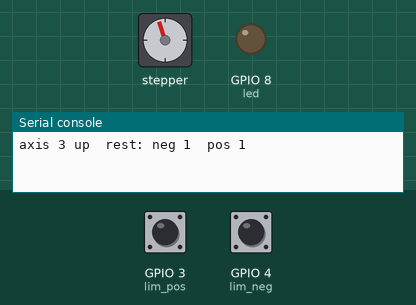
A program run on a simulated ESP32 board running MicroPython. On the bench: stepper motor, output pins drawn as LEDs (lit = HIGH), the last lines printed to the serial console. The inputs (shaded band) are chosen by the test bench; at power-on: GPIO 4 (lim_neg) HIGH, GPIO 3 (lim_pos) HIGH. The stepper is drawn at 200 steps a turn.

Above: at 3.6 s.
5.1 s: GPIO 4 (lim_neg) pulled LOW for 0.15 s
At 5.4 s:
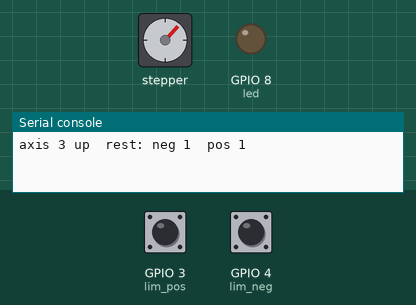
7.4 s: GPIO 4 (lim_neg) pulled LOW for 1 s
At 7.8 s:
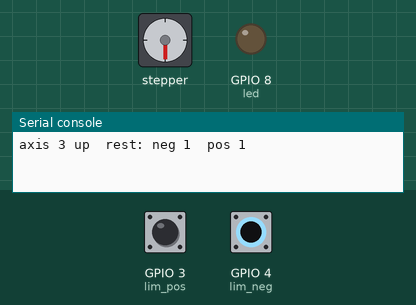
11.4 s: GPIO 4 (lim_neg) pulled LOW for 3.2 s
16.1 s: GPIO 4 (lim_neg) pulled LOW for 0.15 s
At 16.28 s:
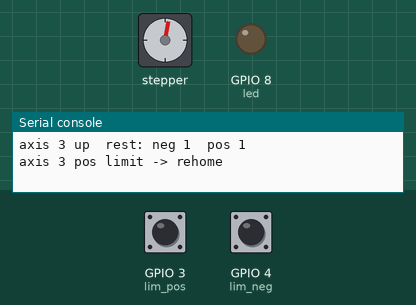
22.2 s: GPIO 4 (lim_neg) pulled LOW for 1 s
Timing chart, 0 to 25.2 s (numbered marks = the images above; inputs shaded):
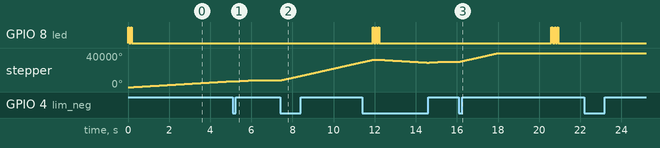

The program:

espnow_axis_cc.py
```python
####
# AXIS NODE  -  ESP32-C3 supermini  (one per driver)
# Follows the broadcast target for its own axis, owns its switches
# and its homing. MOVE / HOME / STOP / ENABLE are addressed by bit mask.
####
import struct
import network
import espnow
import micropython
from machine import Pin
from stepper import Stepper
from time import sleep_ms, ticks_ms, ticks_diff

'''per-node config  -  CHANGE MY_AXIS ON EACH BOARD'''
MY_AXIS = 3              # 0=x 1=y 2=a 3=b

STEP_PIN, DIR_PIN, EN_PIN = 1, 2, 0
LIM_NEG_PIN, LIM_POS_PIN  = 4, 3
HAS_POS_LIMIT = True     # an UNWIRED input floats to the pull-up and looks
                         # permanently triggered - only True once wired
INVERT_DIR    = True
SWITCH_ACTIVE = 1
HOME_DIR      = -1       # which way is "toward the negative switch"

CHANNEL      = 1
STEPS_PER_MM = 200
MAX_SPS      = 6000      # <-- MEASURE THIS. python-level stepping ceiling.
MIN_SPS      = 60
HOME_SPS     = 800
RETURN_SPS   = 3000
PULLOFF_MM   = 3
HOME_MPOS_MM = -70      # position AT the switch; 0 is the CENTRE
TRAVEL_MM    = 65        # soft limit around centre
WATCHDOG_MS  = 600
DEBOUNCE_MS  = 25        # level must hold this long to count
IRQ_LOCKOUT  = 50

DEADBAND_STEPS = 4       # close enough: stop chasing, kill dither
ACCEL_MM_S2    = 100     # same figure the FluidNC config used
SPS_HYST       = 0.05    # only re-arm the timer on a >5% change
ACCEL_SPS2     = ACCEL_MM_S2 * STEPS_PER_MM

PACKET_LEN = 12
MOVE, HOME, STOP, ENABLE = 0, 1, 2, 3
MY_BIT = 1 << MY_AXIS

micropython.alloc_emergency_exception_buf(100)

'''init'''
led = Pin(8, Pin.OUT)
lim_neg = Pin(LIM_NEG_PIN, Pin.IN, Pin.PULL_UP)
lim_pos = Pin(LIM_POS_PIN, Pin.IN, Pin.PULL_UP)
s = Stepper(STEP_PIN, DIR_PIN, EN_PIN, invert_dir=INVERT_DIR)

sta = network.WLAN(network.STA_IF)
sta.active(True)
sta.disconnect()
try:
    sta.config(channel=CHANNEL)
except Exception as err:
    print("channel set failed:", err)

e = espnow.ESPNow()
e.active(True)

print("axis", MY_AXIS, "up  rest: neg", lim_neg.value(), " pos", lim_pos.value())

def raw(pin):
    return pin.value() == SWITCH_ACTIVE

def hit(pin, ms=DEBOUNCE_MS):
    """Active for ms straight. Noise cannot fake a hit."""
    t = ticks_ms()
    while ticks_diff(ticks_ms(), t) < ms:
        if not raw(pin):
            return False
        sleep_ms(1)
    return True

def clear(pin, ms=DEBOUNCE_MS):
    """Inactive for ms straight. hit() returns False on the first idle
       sample, so it cannot be used to confirm a release."""
    t = ticks_ms()
    while ticks_diff(ticks_ms(), t) < ms:
        if raw(pin):
            return False
        sleep_ms(1)
    return True

def pos_raw():
    return HAS_POS_LIMIT and raw(lim_pos)

def pos_hit():
    return HAS_POS_LIMIT and hit(lim_pos)

def blink(n):
    for _ in range(n):
        led.value(1); sleep_ms(60); led.value(0); sleep_ms(60)

'''limits on hardware interrupt: the ISR halts stepping at once but keeps
   the driver energised, so the axis cannot slump. Edges only fire on
   transition, so home() still reads by level.'''
limit_flag    = 0
homing_active = False
_last_irq     = 0

def _limit_isr(pin):
    global limit_flag, _last_irq
    t = ticks_ms()
    if ticks_diff(t, _last_irq) < IRQ_LOCKOUT:
        return
    _last_irq  = t
    limit_flag = 1 if pin is lim_neg else 2
    if not homing_active:
        s.stop()

TRIG = Pin.IRQ_RISING if SWITCH_ACTIVE else Pin.IRQ_FALLING
lim_neg.irq(trigger=TRIG, handler=_limit_isr)
if HAS_POS_LIMIT:
    lim_pos.irq(trigger=TRIG, handler=_limit_isr)

'''motion state: the node follows an absolute goal, it does not replay a
   move. The master resends the same goal every 100 ms, so anything that
   restarts a profile per packet judders at 10 Hz.'''
goal_steps = 0
feed_sps   = 0.0         # cruise speed from the commanded feedrate
cur_sps    = 0.0
last_sps   = -1.0
last_goal  = None
t_prev     = ticks_ms()
moving     = False
last_rx    = ticks_ms()
limp       = False       # watchdog, clears on any packet
disabled   = False       # STOP, sticky until ENABLE

def set_goal(target_mm, feed_mm_min):
    global goal_steps, feed_sps
    target_mm  = max(-TRAVEL_MM, min(TRAVEL_MM, target_mm))
    goal_steps = int(target_mm * STEPS_PER_MM)
    feed_sps   = feed_mm_min / 60.0 * STEPS_PER_MM      # mm/min -> steps/s
    if feed_sps > MAX_SPS:
        feed_sps = MAX_SPS
    elif feed_sps < MIN_SPS:
        feed_sps = MIN_SPS

'''homing: seek the negative switch, call it -max travel, then go to centre.
   Bounded only by the switch.'''
def home():
    global moving, last_rx, homing_active, limit_flag
    global goal_steps, cur_sps, last_sps, last_goal
    moving = False
    homing_active = True
    blink(2)
    s.enable(True)
    s.speed(HOME_SPS)

    if hit(lim_neg):                 # already on it: get off first
        s.free_run(-HOME_DIR)
        while not clear(lim_neg):
            sleep_ms(2)
        s.stop()

    s.free_run(HOME_DIR)             # seek
    while not hit(lim_neg):
        sleep_ms(2)
    s.stop()

    s.overwrite_pos(int(HOME_MPOS_MM * STEPS_PER_MM))
    s.target(s.get_pos())
    s.track_target()

    s.speed(HOME_SPS)                # crawl off the switch
    s.target(int((HOME_MPOS_MM + PULLOFF_MM) * STEPS_PER_MM))
    while not clear(lim_neg):
        sleep_ms(5)

    s.speed(RETURN_SPS)              # run to centre
    s.target(0)
    while s.get_pos() != 0:
        sleep_ms(5)

    goal_steps = 0
    cur_sps    = 0.0
    last_sps   = -1.0
    last_goal  = None
    limit_flag    = 0                # edges fired during the seek
    homing_active = False
    last_rx = ticks_ms()             # homing blocks; don't trip the watchdog
    blink(1)

def wake():
    global limp
    limp = False
    s.enable(True)
    s.target(s.get_pos())            # hold position: never lurch on wake
    s.track_target()

'''execution'''
home()
s.track_target()

while True:
    host, msg = e.recv(0)
    if msg and len(msg) == PACKET_LEN:
        cmd, mask, x, y, a, b, feed = struct.unpack("<BB4hH", msg)
        last_rx = ticks_ms()
        mine = mask & MY_BIT

        if cmd == ENABLE and mine:
            disabled = False
            wake()

        elif cmd == STOP and mine:
            disabled = True
            moving   = False
            s.stop()
            s.enable(False)
            led.value(0)

        elif cmd == HOME and mine and not disabled:
            if limp:
                wake()
            home()
            s.track_target()

        elif cmd == MOVE and mine and not disabled:
            if limp:
                wake()
            set_goal((x, y, a, b)[MY_AXIS] / 10.0, feed)  # 0.1 mm, mm/min

    # --- watchdog: master gone -> stop driving ---
    if not limp and not disabled and ticks_diff(ticks_ms(), last_rx) > WATCHDOG_MS:
        limp    = True
        moving  = False
        cur_sps = 0.0
        s.stop()
        s.enable(False)
        led.value(0)

    # --- limits: the ISR stopped us, confirm before re-homing ---
    if not limp and not disabled and (limit_flag or raw(lim_neg) or pos_raw()):
        limit_flag = 0
        if hit(lim_neg):
            print("axis", MY_AXIS, "neg limit -> rehome")
            moving = False
            s.stop()
            home()
        elif pos_hit():
            print("axis", MY_AXIS, "pos limit -> rehome")
            moving = False
            s.stop()
            home()
        s.track_target()

    # --- follower: continuous, never restarts a profile ---
    if not limp and not disabled:
        _now   = ticks_ms()
        dt     = ticks_diff(_now, t_prev) / 1000.0
        t_prev = _now
        if dt <= 0:
            dt = 0.005

        remaining = goal_steps - s.get_pos()
        if abs(remaining) > DEADBAND_STEPS:
            far  = abs(remaining)
            want = feed_sps                           # commanded cruise speed
            stop = (2.0 * ACCEL_SPS2 * far) ** 0.5    # fast enough to still stop
            if want > stop:
                want = stop
            if want < MIN_SPS:
                want = MIN_SPS

            dv = ACCEL_SPS2 * dt                      # same limit both ways
            if want > cur_sps:
                cur_sps = min(want, cur_sps + dv)
            else:
                cur_sps = max(want, cur_sps - dv)

            if abs(cur_sps - last_sps) > last_sps * SPS_HYST + 1:
                s.speed(int(cur_sps))        # re-arms the timer: keep it rare
                last_sps = cur_sps
            if goal_steps != last_goal:
                s.target(goal_steps)
                last_goal = goal_steps
            moving = True
        else:
            if moving:                       # arrived: settle
                s.target(s.get_pos())
                last_goal = None
                cur_sps   = 0.0
                last_sps  = -1.0
            moving = False

    if not disabled:
        led.value(1 if moving else 0)
    sleep_ms(5)
```

Measured:
- after the input at 7.4 s, stepper: keeps turning clockwise at about 5403°/s, starting at once
- after the input at 16.1 s, GPIO 8 (led): alternates HIGH for 0.06 s and LOW for 0.08 s, 6 changes in all, then stays LOW, starting after 4.5 s; stepper: turns 10120° clockwise in 1.9 s, starting at once
- by itself, GPIO 8 (led): alternates HIGH for 0.06 s and LOW for 0.07 s, 6 changes in all, then stays LOW
